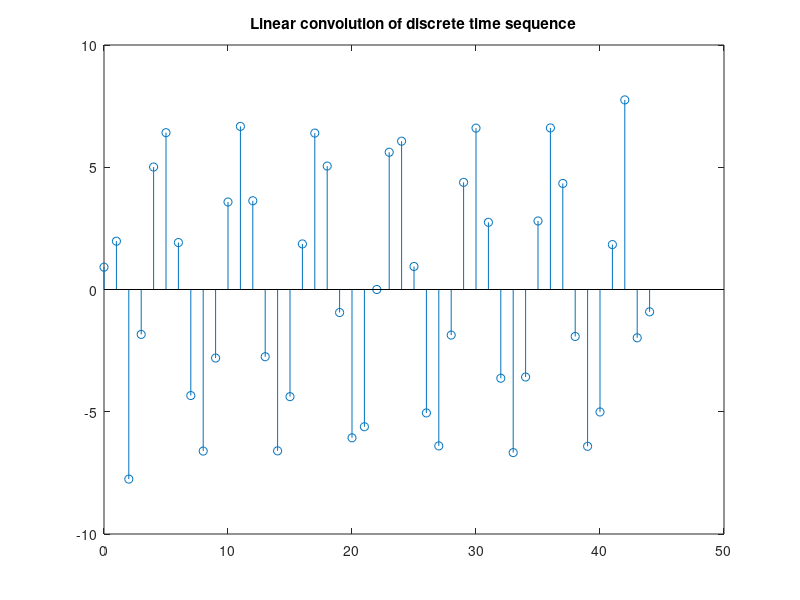

The MATLAB source for this figure:

clear all;
close all;
n = -20:20;
x = sin(n);            
h = [-1,-2,8,-2,-1];  

N = length(x);
M = length(h);
Ny = N + M -1;
                                                                                        
y = zeros(1,Ny);
for i = 1:N
      for k = 1:M
       y(i+k-1) = y(i+k-1) + h(k)*x(i);
      end
end
m = 0:Ny-1;
% Make plot
figure
stem(m,y)
title('Linear convolution of discrete time sequence');                                     
